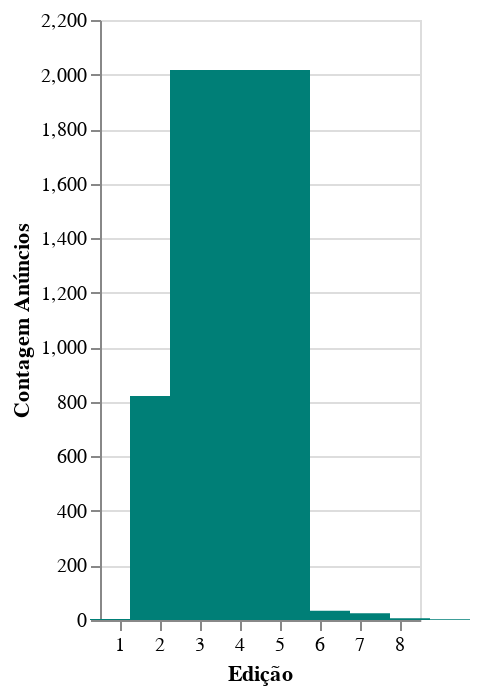

Here is the notebook cell this chart was saved with:
### Code cell
ads_per_edition = (
    alt.Chart(df_ads_by_page)
    .mark_bar(size=70)
    .encode(
        x=alt.X("Página:O")
        .title("Edição")
        .axis(labelAngle=0)
        .scale(domain=range(1, 9)),
        y=alt.Y("anuncios")
        .title("Contagem Anúncios")
        .axis(format=",.0f"),  # Basic formatting without thousands separator
        color=alt.value(color_scale[0]),  # Apply a single color to all bars
    )
)
ads_per_edition

### Figure 1 — Vega-Lite specification as saved in the notebook (floating-point values rounded to 4 significant figures)
{"config": {"view": {"continuousWidth": 300, "continuousHeight": 300}}, "data": {"name": "data-0695e235327c5c86644094e1d6bef2b8"}, "mark": {"type": "bar", "size": 70}, "encoding": {"color": {"value": "#007F77"}, "x": {"axis": {"labelAngle": 0}, "field": "Página", "scale": {"domain": [1, 2, 3, 4, 5, 6, 7, 8]}, "title": "Edição", "type": "ordinal"}, "y": {"axis": {"format": ",.0f"}, "field": "anuncios", "title": "Contagem Anúncios", "type": "quantitative"}}, "$schema": "https://vega.github.io/schema/vega-lite/v5.20.1.json", "datasets": {"data-0695e235327c5c86644094e1d6bef2b8": [{"Página": 2, "anuncios": 4}, {"Página": 3, "anuncios": 821}, {"Página": 4, "anuncios": 2017}, {"Página": 5, "anuncios": 34}, {"Página": 6, "anuncios": 25}, {"Página": 7, "anuncios": 6}, {"Página": 8, "anuncios": 3}]}}
